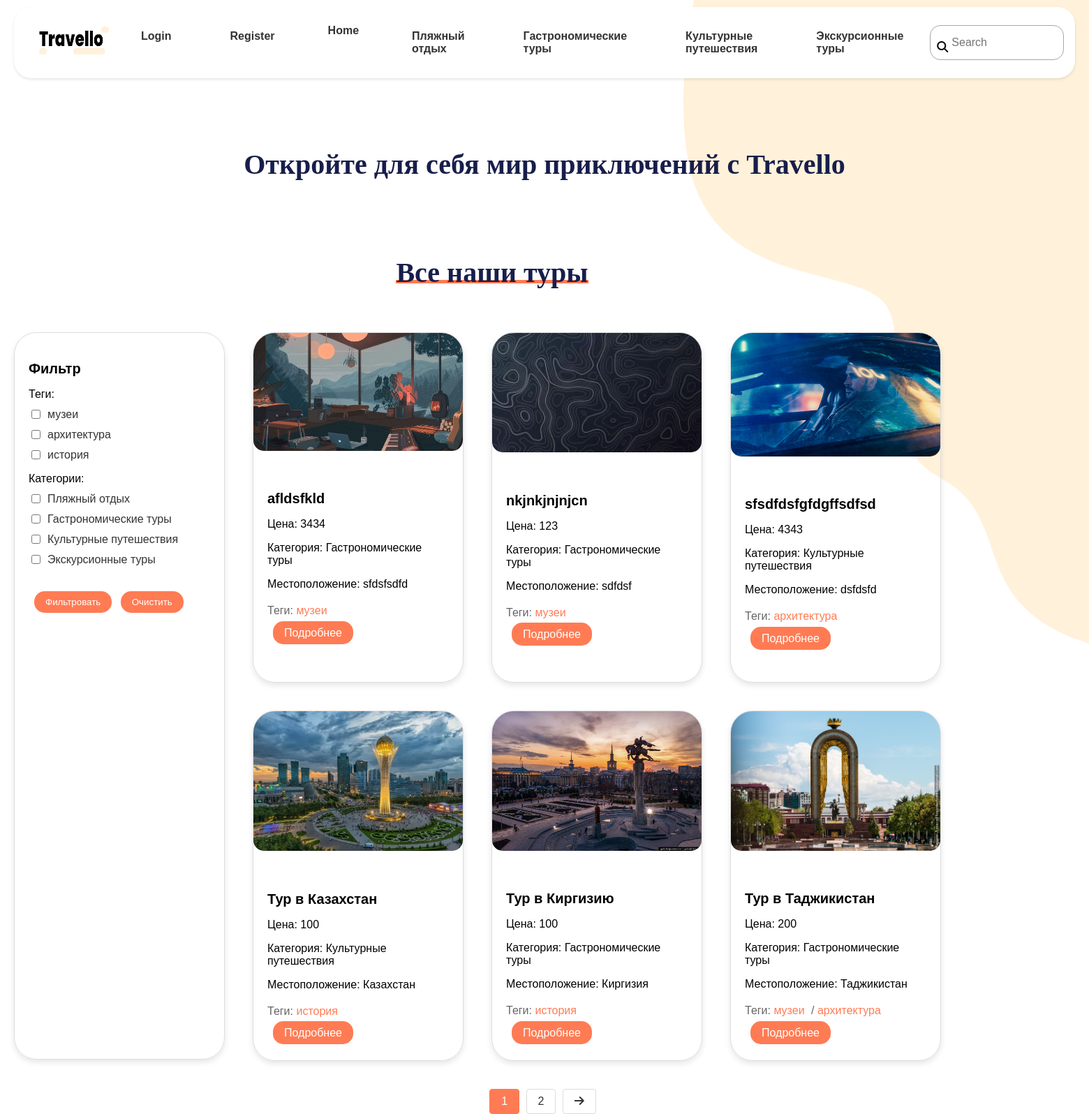
Page /tours/ on the earlier database version.
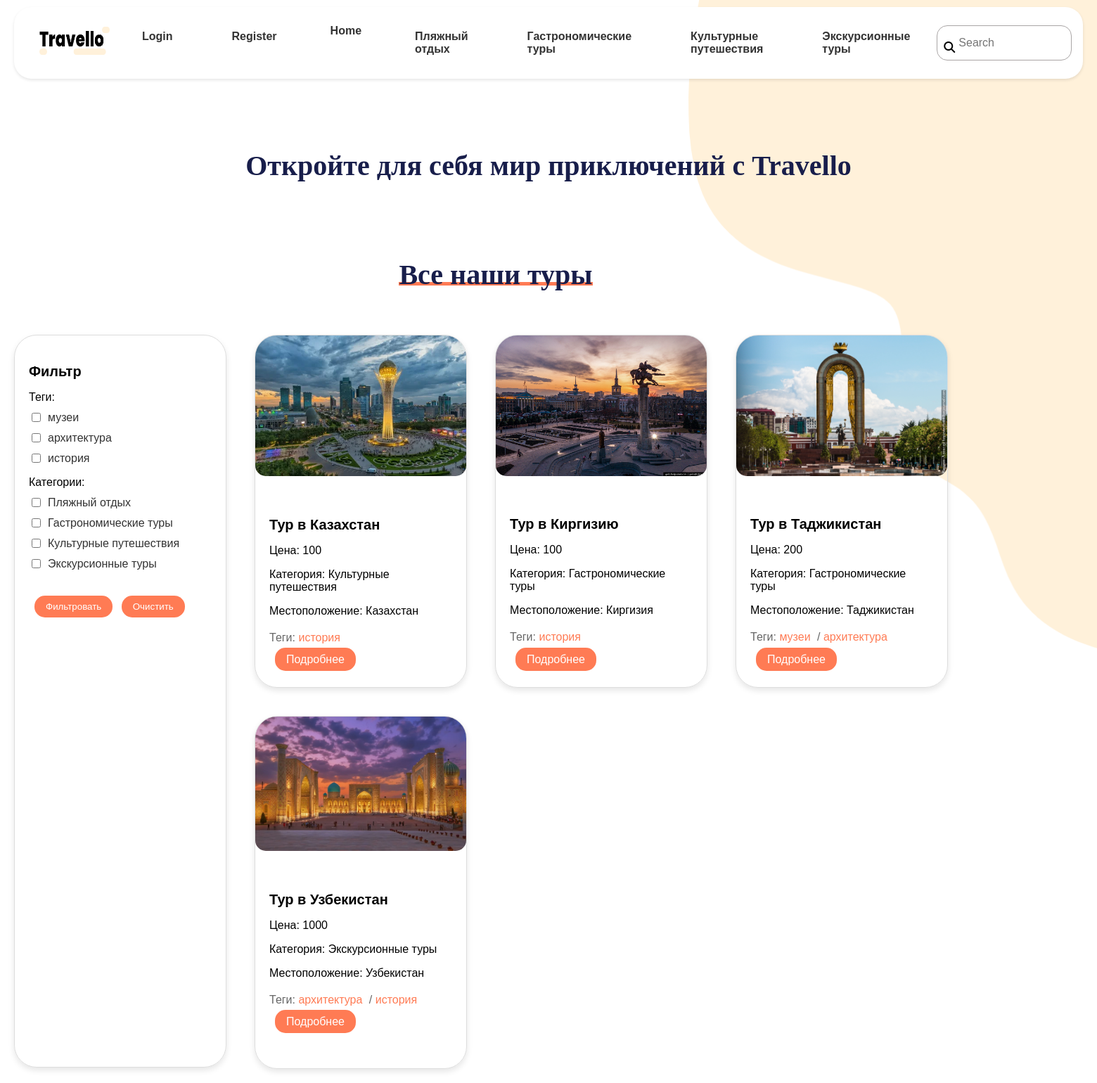
Same page on the later database version.
### travel_tour/models.py (models this page shows, shortened)
class Category(models.Model):
    class Meta:
        verbose_name = 'категория'
        verbose_name_plural = 'категории'
    name = models.CharField(max_length=100, verbose_name='название')
    def __str__(self):
        return self.name

class Tour(models.Model):
    class Meta:
        verbose_name = 'тур'
        verbose_name_plural = 'туры'
    name = models.CharField(verbose_name='название', max_length=100)
    image = models.ImageField(verbose_name='изображение', upload_to='tour_images')
    price = models.IntegerField(verbose_name='цена')
    description = models.TextField(verbose_name='описание', max_length=300)
    tags = models.ManyToManyField('Tag', verbose_name='теги')
    category = models.ForeignKey('Category', on_delete=models.PROTECT, related_name='tours', verbose_name='категория')
    location = models.CharField(max_length=200, verbose_name='местоположение')

class Tag(models.Model):
    class Meta:
        verbose_name = 'тег'
        verbose_name_plural = 'теги'
    name = models.CharField(max_length=100, verbose_name='название')
    def __str__(self):
        return self.name

### travel_tour/views.py (the view)
# urls.py: path('', views.main, name='index'),
def main(request):
    tours = Tour.objects.all().order_by('name')
    search_query = request.GET.get('search')
    if search_query:
        tours = tours.filter(Q(name__icontains=search_query) | Q(category__name__icontains=search_query) | Q(tags__name__icontains=search_query)).distinct()
    category_id = request.GET.get('category')
    if category_id:
        category = Category.objects.get(id=category_id)
        tours = tours.filter(category=category)
    tag_id = request.GET.get('tag')
    if tag_id:
        tag = Tag.objects.get(id=tag_id)
        tours = tours.filter(tags=tag)
    filterset = TourFilter(request.GET, queryset=tours)
    tours = filterset.qs
    print("Filtered tours count:", tours.count())
    paginator = Paginator(tours, 6)
    page_number = request.GET.get('page')
    page_obj = paginator.get_page(page_number)
    tags = Tag.objects.all()
    return render(request, 'index.html', {'page_obj': page_obj, 'tags': tags, 'filterset': filterset})

### travel_tour/templatetags/custom_tags.py (called while the page is built)
@register.simple_tag()
def get_categories():
    return Category.objects.all()

### templates/index.html (shortened to what this page needs)
{% extends 'base.html' %}
{% block content %}
    <div class="home_title mb-4">
        <div class="home_text text-center">
            <h2>Откройте для себя мир приключений с Travello</h2>
        </div>
        <div class="all_tours_text text-center">
            <h3>Все наши туры</h3>
        </div>
    </div>
    <div class="row" style="margin-top:50px">
        <div class="col-12 col-md-4 col-lg-3 mb-4">
            <div class="card h-100" style="height: 1040px">
                <div class="card-body">
                    <h3 class="card-title">Фильтр</h3>
                    {% include 'components/tour_filter.html' %}
                </div>
            </div>
        </div>
        <div class="col-12 col-md-8 col-lg-9">
            <div class="row">
                {% for item in page_obj %}
                    <div class="col-12 col-sm-6 col-md-4 mb-4">
                        <div class="card h-100">
                            <img src="{{ item.image.url }}" class="card-img-top" alt="{{ item.name }}">
                            <div class="card-body">
                                <h5 class="card-title">{{ item.name }}</h5>
                                <p class="card-price">Цена: {{ item.price }}</p>
                                <p class="card-category">Категория: {{ item.category }}</p>
                                <p class="card-location">Местоположение: {{ item.location }}</p>
                                <p class="card-text">
                                    Теги:
                                    {% for tag in item.tags.all %}
                                        <a href="#" class="badge bg-secondary">{{ tag.name }}</a>{% if not forloop.last %} / {% endif %}
                                    {% endfor %}
                                </p>
                                <a href="{% url 'detail_tour' item.id %}" class="btn btn-primary">Подробнее</a>
                            </div>
                        </div>
                    </div>
                {% endfor %}
            </div>
        </div>
    </div>
    {% include 'pagination.html' %}
{% endblock %}

### templates/components/nav_categories.html
{% load custom_tags %}
{% get_categories as categories %}
{% for category in categories %}
    <li class="nav-item">
        <a class="nav-link" href="{% url 'index' %}?category={{ category.id }}">{{ category.name }}</a>
    </li>
{% endfor %}

Differences in the rows shown:
removed Tour: image (picture), name "afldsfkld", price "3434", category "Гастрономические туры", location "sfdsfsdfd", Tag (name "музеи")
removed Tour: image (picture), name "nkjnkjnjnjcn", price "123", category "Гастрономические туры", location "sdfdsf", Tag (name "музеи")
removed Tour: image (picture), name "sfsdfdsfgfdgffsdfsd", price "4343", category "Культурные путешествия", location "dsfdsfd", Tag (name "архитектура")
now on this page (row unchanged): Tour: image (picture), name "Тур в Узбекистан", price "1000", category "Экскурсионные туры", location "Узбекистан", Tag (name "архитектура"), Tag (name "история")
Other differences:
list line gone: "1"
list line gone: "2"
